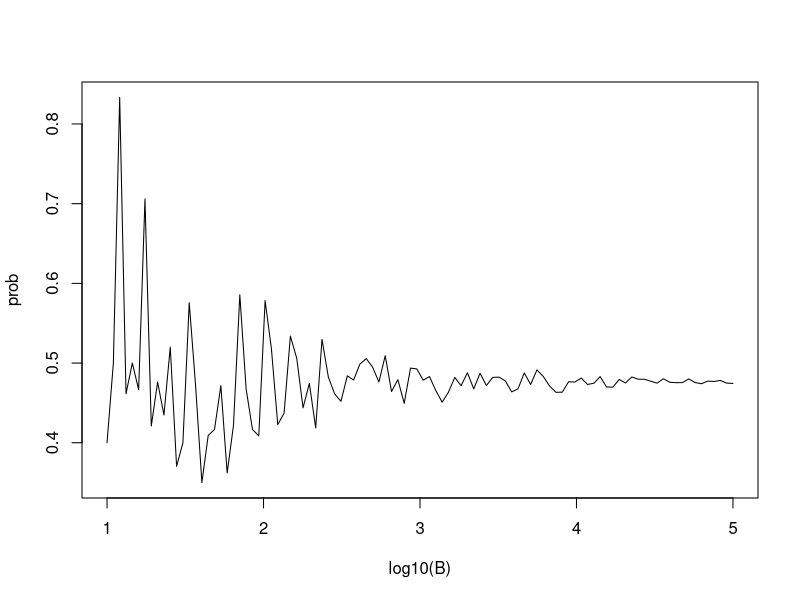

Source code (R):
# Finding appropriate B values (# of times Monte Carlo repeats)
B <- 10^seq(1, 5, len = 100)    # defines vector of many B values
compute_prob <- function(B, n = 22){    # function to run Monte Carlo simulation with each B
  same_day <- replicate(B, {
    bdays <- sample(1:365, n, replace = TRUE)
    any(duplicated(bdays))
  })
  mean(same_day)
}

prob <- sapply(B, compute_prob)    # apply compute_prob to many values of B
plot(log10(B), prob, type = "l")    # plot a line graph of estimates 